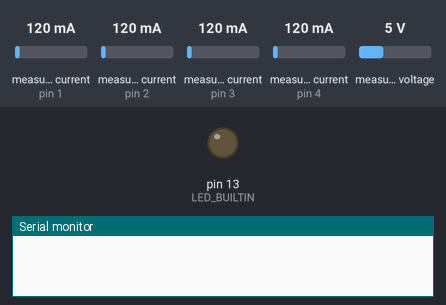
Bench run of a sketch on a simulated Arduino Uno, built with avr-gcc and run on an emulated ATmega328P. On the bench: output pins drawn as LEDs (lit = HIGH), the last lines printed to the serial monitor. The test bench sets the inputs (shaded band); at power-on: measured current (sensors on pin 1, pin 2, pin 3, pin 4) 120 mA, measured voltage 5 V.

Above: at 0.5 s.
At 3.5 s:
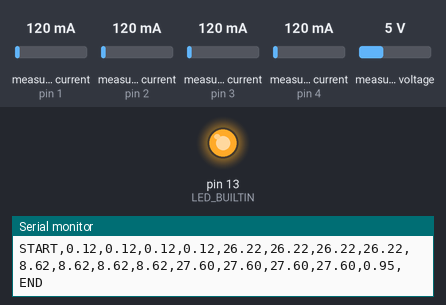
Timing chart, 0 to 7.9 s (numbered marks = the images above):
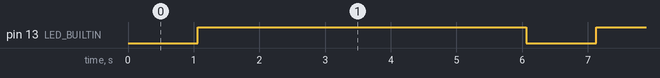

The sketch:

arduino_code.ino
```cpp
#include "EmonLib.h"             // Include Emon Library
#include <SoftwareSerial.h>
EnergyMonitor emon1, emon2, emon3, emon4;             // Create an instance
SoftwareSerial NanoSerial(9, 8); // RX | TX

String data;
void setup(){
  Serial.begin(9600);
  NanoSerial.begin(4800);
  pinMode(LED_BUILTIN, OUTPUT);
  emon1.current(1, 58.6);       // Current: input pin, calibration.
  emon1.voltage(0, 285.5, 1.7);  // Voltage: input pin, calibration, phase_shift

  emon2.current(2, 58.6);       // Current: input pin, calibration.
  emon2.voltage(0, 285.5, 1.7);

  emon3.current(3, 58.6);       // Current: input pin, calibration.
  emon3.voltage(0, 285.5, 1.7);

  emon4.current(4, 58.6);       // Current: input pin, calibration.
  emon4.voltage(0, 285.5, 1.7);
}

void loop() {

  emon1.calcVI(20,2000);         // Calculate all. No.of half wavelengths (crossings), time-out
  emon2.calcVI(20,2000);
  emon3.calcVI(20,2000);
  emon4.calcVI(20,2000);

  float realPower1       = emon1.realPower;        //extract Real Power into variable
  float realPower2       = emon2.realPower;
  float realPower3       = emon3.realPower;
  float realPower4       = emon4.realPower;

  float apparentPower1   = emon1.apparentPower;    //extract Apparent Power into variable
  float apparentPower2   = emon2.apparentPower;
  float apparentPower3   = emon3.apparentPower;
  float apparentPower4   = emon4.apparentPower;

  float reactivePower1   = sqrt((apparentPower1*apparentPower1) - (realPower1*realPower1));
  float reactivePower2   = sqrt((apparentPower2*apparentPower2) - (realPower2*realPower2));
  float reactivePower3   = sqrt((apparentPower3*apparentPower3) - (realPower3*realPower3));
  float reactivePower4   = sqrt((apparentPower4*apparentPower4) - (realPower4*realPower4));

  float pf1 = emon1.powerFactor;
  float pf2 = emon2.powerFactor;
  float pf3 = emon3.powerFactor;
  float pf4 = emon4.powerFactor;

  float Irms1            = emon1.Irms;             //extract Irms into Variable
  float Irms2            = emon2.Irms;
  float Irms3            = emon3.Irms;
  float Irms4            = emon4.Irms;

  data = "START,"+String(Irms1)+","+String(Irms2)+","+String(Irms3)+","+String(Irms4);
  data += ","+String(abs(realPower1))+","+String(abs(realPower2))+","+String(abs(realPower3))+","+String(abs(realPower4));
  data += ","+String(abs(reactivePower1))+","+String(abs(reactivePower2))+","+String(abs(reactivePower3))+","+String(abs(reactivePower4));
  data += ","+String(abs(apparentPower1))+","+String(abs(apparentPower2))+","+String(abs(apparentPower3))+","+String(abs(apparentPower4));
  data += ","+String(pf1);
  data += ",END";

  Serial.print(data);
  Serial.println();

  int length = data.length()+1;
  char send_data[length];
  data.toCharArray(send_data, length);

  NanoSerial.print(send_data);
  digitalWrite(LED_BUILTIN, HIGH); // LED ON When data sent
  delay(5000);
  digitalWrite(LED_BUILTIN, LOW); // LED OFF When data no sent

}
```

Measured:
- by itself, pin 13 (LED_BUILTIN): alternates HIGH for 5.0 s and LOW for 1.1 s
